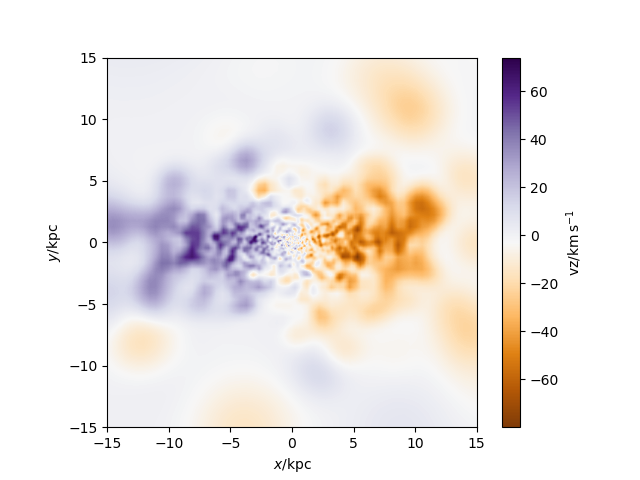

Generate this figure with Python:
#galaxy 429 GG Stellar velocity code
import pynbody
import numpy as np
import pynbody.plot.sph as sph
import matplotlib.pyplot as plt

#loading snapshot
s=pynbody.load('/mnt/data0/jillian/gguaman/r429/cosmo25p.768sg1bwK1BHe75.007779')
#s=pynbody.load('/mnt/data0/jillian/gguaman/r429/r429.007779.tipsy')

#setting to physical units
s.physical_units()

#centering halo
#pynbody.analysis.angmom.faceon(s)
pynbody.analysis.angmom.sideon(s)

#creating star velocity plot
sph.image(s.s,qty="vz",width='30 kpc',cmap="PuOr", log=False, units='km s**-1')

#function to find BH
def findBH(s):
    BHfilter=pynbody.filt.LowPass('tform',0.0)
    BH=s.stars[BHfilter]
    return BH
BH=findBH(s)
print("The number of black holes is:",len(BH))

#plt.show()
plt.savefig("galaxy429_StelVelGG.png")
